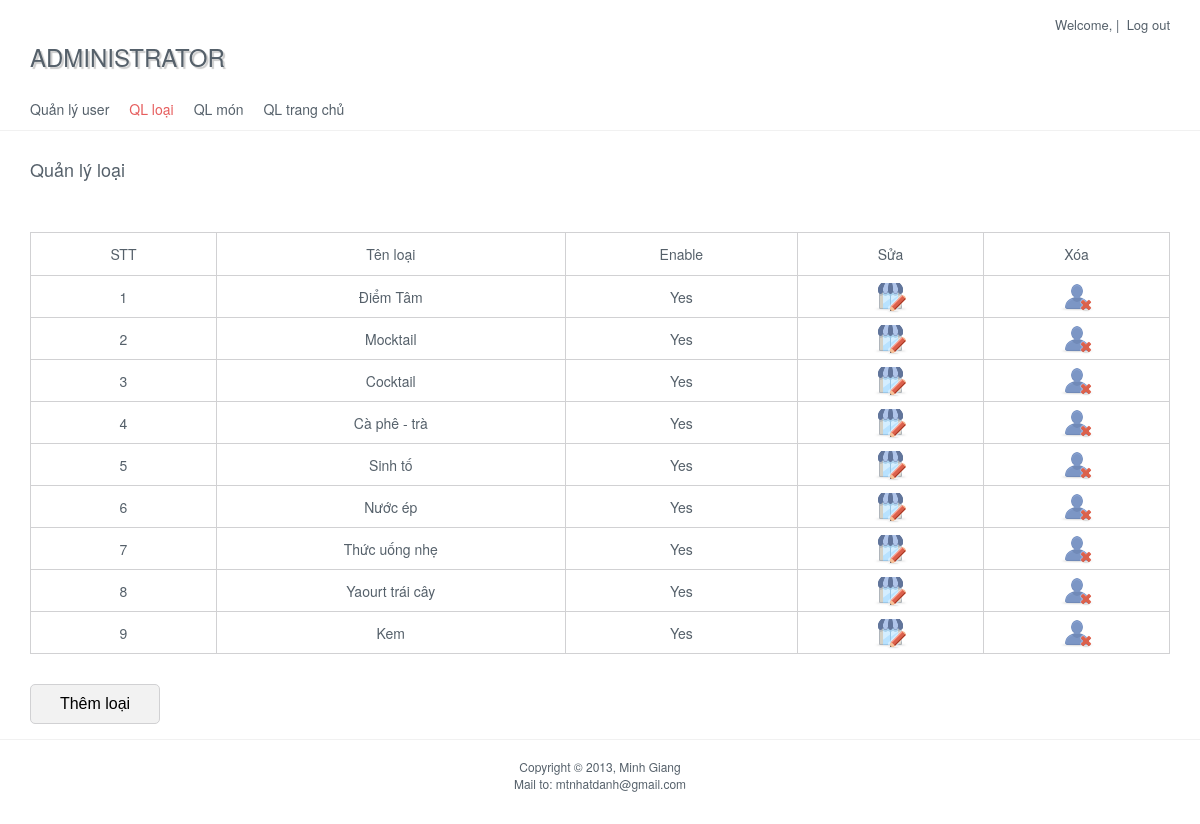
Screenshot of /admin/admin.php?id=loai_quanly (signed in) with the database file from the repository.
### tables this page shows
CREATE TABLE IF NOT EXISTS `dmloai` (
  `idLoai` int(11) unsigned NOT NULL AUTO_INCREMENT,
  `tenloai` varchar(30) NOT NULL DEFAULT '',
  `anhien` tinyint(4) DEFAULT NULL,
  PRIMARY KEY (`idLoai`)
);

### admin/moduleAM/loai_quanly.php (the view)
<section id="qlloai">
	<h3>Quản lý loại</h3>
	<br>
	<table class="table" width="100%">
		<tr>
			<th>STT</th>
			<th>Tên loại</th>
			<th>Enable</th>
			<th>Sửa</th>
			<th>Xóa</th>
		</tr>
		<?php
			$stt = 0;
			$sql = 'SELECT * FROM `dmloai`';
			$rs = mysql_query($sql);
			while($r=mysql_fetch_assoc($rs))
			{
				$stt++;
		?>
		<tr>
			<td align="center" width="8%"><?php echo $stt;?></td>
			<td align="center" width="15%"><a href="?id=mon_quanly&idLoai=<?php echo $r['idLoai'];?>"><?php echo $r['tenloai'];?></a></td>
			<td align="center" width="10%"><?php if($r['anhien']) echo('Yes'); else echo('No');?></td>
			<td width="8%" align="center"><a href="?id=loai_update&idLoai=<?php echo($r['idLoai']);?>"><img src="../img/user_edit.png" alt="user_edit" width="34" height="30" /></a></td>
			<td width="8%" align="center"><a onclick="return confirm('Bạn có chắc chắn muốn xóa loại <?php echo($r['tenloai']);?>?')" href="?id=loai_delete&idLoai=<?php echo($r['idLoai']);?>"><img src="../img/user_delete.png" alt="user_delete" width="34" height="28" /></a></td>
		</tr>
		<?php
			}
		?>
	</table>
	<p>
		<button type="button" class="button" onclick="window.location='?id=loai_create'">Thêm loại</button>
	</p>
</section>

### admin/admincss/admin.css (style rules this page uses)
body { font:62.5% "Myriad Pro", "Helvetica Neue", Arial, Helvetica, Geneva, sans-rerif; color:#55606A; }
h3 { font-size: 1.8em; font-weight: normal; margin-bottom: 2em; }
a { text-decoration: none; color: #55606A; }
section { min-height: 40em; padding: 2.5em 0 1.5em 0; }
.button { margin-top: 30px; height: 40px; width: 130px; font-size: 16px; background: #f2f2f2; border: #d1d1d3 solid 1px; -webkit-border-radius: 5px; -moz-border-radius: 5px; border-radius: 5px; }
.table { border-collapse: collapse; margin: auto; }
.table th, td { font-size: 1.4em; font-weight: normal; border: #d1d1d3 1px solid; vertical-align: middle; }
.table th { height: 3em; }
.table td { height: 1em; padding: 0em 0.5em 0em 0.5em; }
.table td img { margin-top: 0.5em; }

### rows the page displays
dmloai: tenloai "Điểm Tâm", anhien "Yes"
dmloai: tenloai "Mocktail", anhien "Yes"
dmloai: tenloai "Cocktail", anhien "Yes"
dmloai: tenloai "Cà phê - trà", anhien "Yes"
dmloai: tenloai "Sinh tố", anhien "Yes"
dmloai: tenloai "Nước ép", anhien "Yes"
dmloai: tenloai "Thức uống nhẹ", anhien "Yes"
dmloai: tenloai "Yaourt trái cây", anhien "Yes"
dmloai: tenloai "Kem", anhien "Yes"
